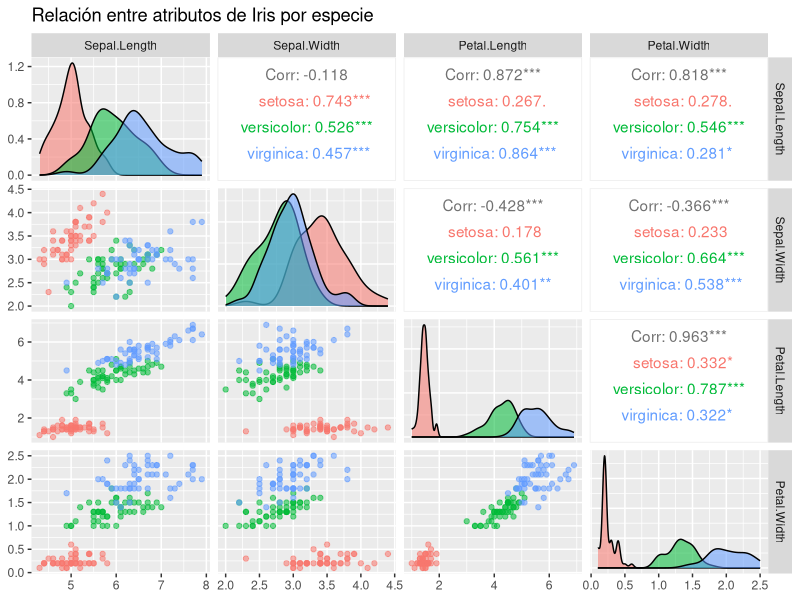
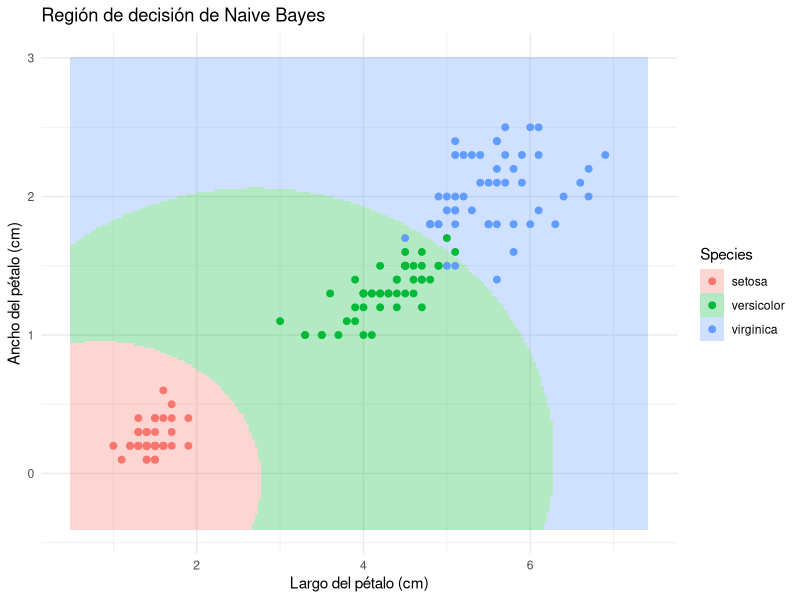

Reproduce these figures in R, in order.
## ---- chunk 1
knitr::opts_chunk$set(echo = TRUE, message = FALSE, warning = FALSE)
## ---- chunk 2
# Instalar paquetes si no están disponibles (ejecutar una sola vez)
paquetes <- c("e1071", "caret", "ggplot2", "GGally")
instalar <- paquetes[!(paquetes %in% installed.packages()[, "Package"])]
if (length(instalar) > 0) install.packages(instalar)

library(e1071)   # Implementación de Naive Bayes
library(caret)   # División de datos y matriz de confusión
library(ggplot2) # Visualización
library(GGally)  # Gráfico de pares de variables
## ---- chunk 3
data(iris)
str(iris)
summary(iris)
## ---- chunk 4
table(iris$Species)
## ---- chunk 5
ggpairs(iris, aes(color = Species, alpha = 0.6),
        columns = 1:4,
        title = "Relación entre atributos de Iris por especie")
## ---- chunk 6
set.seed(123)
indices <- createDataPartition(iris$Species, p = 0.7, list = FALSE)

entrenamiento <- iris[indices, ]
prueba        <- iris[-indices, ]

nrow(entrenamiento)
nrow(prueba)
## ---- chunk 7
modelo_nb <- naiveBayes(Species ~ ., data = entrenamiento)
modelo_nb
## ---- chunk 8
predicciones <- predict(modelo_nb, newdata = prueba)
head(data.frame(Real = prueba$Species, Predicho = predicciones), 10)
## ---- chunk 9
probabilidades <- predict(modelo_nb, newdata = prueba, type = "raw")
head(round(probabilidades, 4))
## ---- chunk 10
matriz_confusion <- confusionMatrix(predicciones, prueba$Species)
matriz_confusion
## ---- chunk 11
exactitud <- matriz_confusion$overall["Accuracy"]
cat("Exactitud (Accuracy) del modelo:", round(exactitud * 100, 2), "%\n")
## ---- chunk 12
matriz_confusion$byClass[, c("Sensitivity", "Specificity", "Pos Pred Value")]
## ---- chunk 13
modelo_2d <- naiveBayes(Species ~ Petal.Length + Petal.Width, data = entrenamiento)

rango_largo <- seq(min(iris$Petal.Length) - 0.5, max(iris$Petal.Length) + 0.5, length.out = 200)
rango_ancho <- seq(min(iris$Petal.Width) - 0.5, max(iris$Petal.Width) + 0.5, length.out = 200)
malla <- expand.grid(Petal.Length = rango_largo, Petal.Width = rango_ancho)
malla$Species <- predict(modelo_2d, newdata = malla)

ggplot() +
  geom_tile(data = malla, aes(x = Petal.Length, y = Petal.Width, fill = Species), alpha = 0.3) +
  geom_point(data = iris, aes(x = Petal.Length, y = Petal.Width, color = Species), size = 2) +
  labs(title = "Región de decisión de Naive Bayes",
       x = "Largo del pétalo (cm)", y = "Ancho del pétalo (cm)") +
  theme_minimal()
